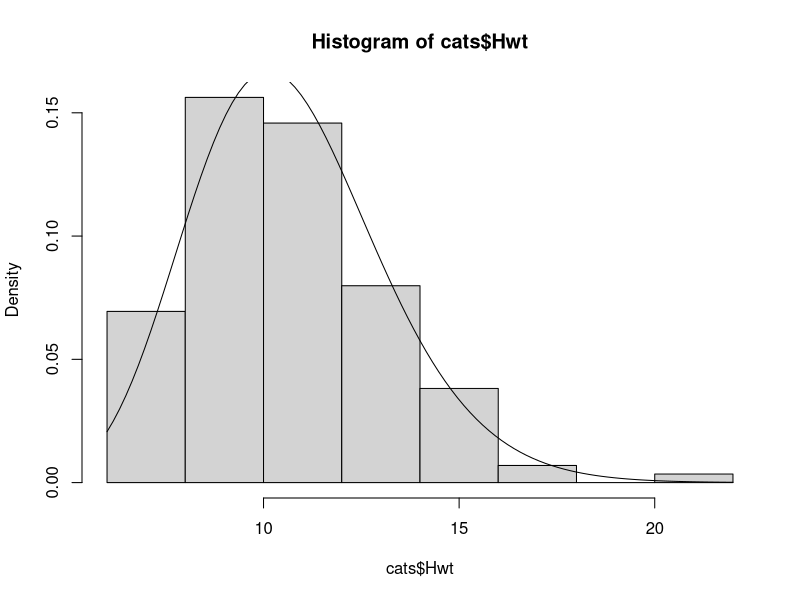
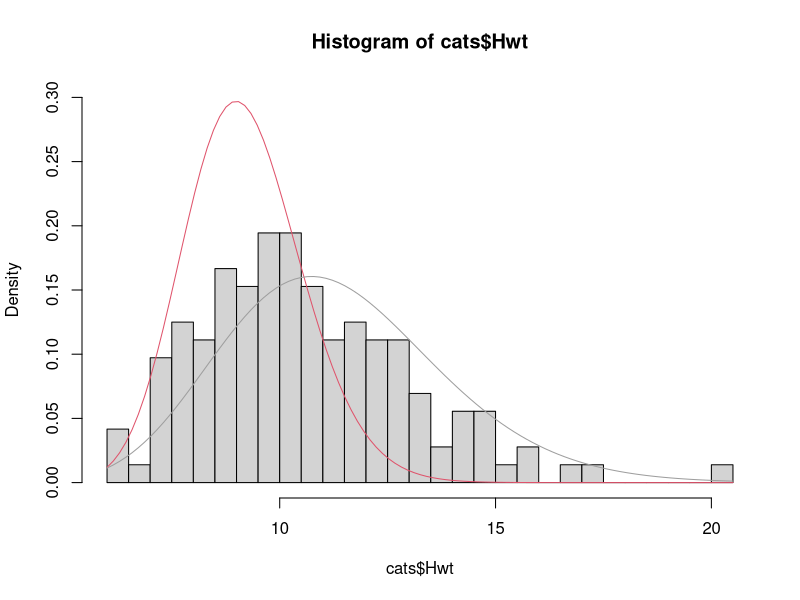

These charts were generated, in order, by the following R code:
## ---- chunk 1
library(MASS)
data(cats)
## ---- chunk 2
summary(cats)
## ---- chunk 3
mean(cats$Hwt)
sd(cats$Hwt)
var(cats$Hwt)
## ---- chunk 4
a <- round((mean(cats$Hwt)**2/var(cats$Hwt)),2)
s <- round((var(cats$Hwt)/mean(cats$Hwt)),2)
## ---- chunk 5
my.gamma <- function(x) {
  m <- mean(x)
  v <- var(x)
  a <- m**2/v
  s <- v/m
  return(c(a=a,s=s))
}
## ---- chunk 6
round(my.gamma(cats$Hwt),2)
## ---- chunk 7
hist(cats$Hwt,probability=T)
curve(dgamma(x,shape=a,scale=s),add=T)
## ---- chunk 8
F<-round(my.gamma(cats$Hwt[cats$Sex=='F']),2) #Кошки
M<-round(my.gamma(cats$Hwt[cats$Sex=='M']),2) #Коты
## ---- chunk 9
hist(cats$Hwt,ylim=c(0,0.3),probability=T,breaks=50)
curve(dgamma(x,shape=F[1],scale=F[2]),add=T,col='336666') 
curve(dgamma(x,shape=M[1],scale=M[2]),add=T,col='336600')
## ---- chunk 10
F1<-cats[which(cats$Sex=='F'),]
M1<-cats[which(cats$Sex=='M'),]
cr<-data.frame()
for (it in 1:5) {
F2<-sample(dim(F1)[1]); 
F2.1<-F2[1:as.integer(length(F2)/2)];
F2.2<-F2[ceiling(length(F2)/2):length(F2)];
M2<-sample(dim(M1)[1]); 
M2.1<-M2[1:as.integer(length(M2)/2)];
M2.2<-M2[ceiling(length(M2)/2):length(M2)];
FM.1<-rbind(F1[F2.1,],M1[M2.1,])
FM.2<-rbind(F1[F2.2,],M1[M2.2,])
fm<- data.frame(my.gamma(FM.1$Hwt),my.gamma(FM.2$Hwt))
cr<-rbind(cr,fm)
}

